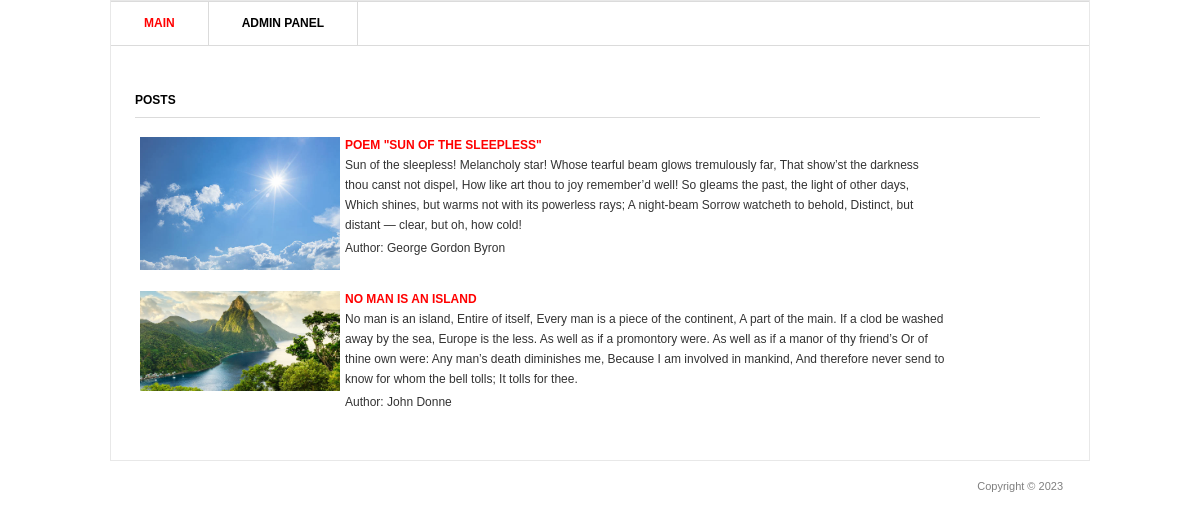
The page / on the database its author committed.
### blog/models.py (models this page shows, shortened)
class Post(models.Model):
    title = models.CharField('Post title', max_length=100)
    description = models.TextField('Post text')
    author = models.CharField('Author`s name', max_length=100)
    date = models.DateField('Publication date')
    img = models.ImageField('Image', upload_to='image/%Y')
    class Meta:
        verbose_name = 'Post'
        verbose_name_plural = 'Posts'

### blog/views.py (the view)
# urls.py: urlpatterns = [path('', views.PostView.as_view()),
class PostView(View):
    def get(self, request):
        posts = Post.objects.all()
        return render(request, 'blog/blog.html', {'post_list': posts})

### templates/blog/blog.html (shortened to what this page needs)
{% load static %}
<html >
<head>
	<link rel="stylesheet" href="{% static 'css/style.css' %}" type="text/css" media="all" />
</head>
<body>
<div class="shell">
	<div class="border">
		<div id="navigation">
			<ul>
			    <li><a href="/" class="active">Main</a></li>
			    <li><a href="/admin">Admin panel</a></li>
			</ul>
		</div>
		<div id="main">
			<div id="content" class="left">
				<div class="projects">
					<h3>Posts</h3>
                    {% for post in post_list %}
					<div class="item">
						<div class="image left">
							<a href="#"><img src="{{ post.img.url }}" width="200px" /></a>
						</div>
						<div class="text left">
							<h4><a href="{{ post.id }}">{{ post.title }}</a></h4>
							<p>{{ post.description }}</p>
							<p>Author: {{ post.author }}</p>
						</div>
					</div>
					{% endfor %}
				</div>
			</div>
		</div>
	</div>
	<div id="footer">
		<p class="copy right">Copyright &copy;  2023 </p>
	</div>
</div>
</body>
</html>

### static/css/style.css (style rules this page uses)
* { margin: 0; padding: 0; outline:0; }
body { font-size: 12px; line-height: 20px; font-family: Georgia, Arial, Helvetica, Sans-Serif; color: #333; background: url() repeat 0 0; }
a { color: #ff0000; text-decoration: none; cursor:pointer; }
a img { border: 0; }
.left, .alignleft { float: left; display: inline; }
.right, .alignright { float: right; display: inline; }
.shell { width: 980px; margin: 0 auto; }
.border { border: 1px solid #e8e8e8; background: #fff; position: relative; }
#navigation { height: 43px; border-top: 1px solid #dbdbdb; border-bottom: 1px solid #dbdbdb; }
#navigation ul { list-style: none; }
#navigation ul li { float: left; height: 43px; border-right: 1px solid #dbdbdb; font-size: 12px; line-height: 43px; font-weight: bold; text-transform: uppercase; }
#navigation ul li a { float: left; height: 43px; color: #000; padding: 0 33px; }
#navigation ul li a:hover, #navigation ul li a.active { color: #ff0000; text-decoration: none; }
#main { width: 932px; padding: 37px 24px 17px 24px; }
#main h3 { font-size: 12px; line-height: 15px; color: #000; text-transform: uppercase; border-bottom: 1px solid #dbdbdb; padding: 0 0 9px 0; }
#content { width: 905px; }
.projects { padding: 10px 0 0 0; }
.projects h3 { margin: 0 0 17px 0; }
.projects .item { margin: 0 0 28px 0; }
.projects .image { width: 183px; height: 111px; border: 0px solid #dbdbdb; padding: 2px; margin: 0 20px 0 3px; }
.projects .text { width: 600px; }
.projects .text h4 { font-size: 12px; line-height: 15px; color: #333; text-transform: uppercase; padding: 3px 0 2px 0; }
.projects .text p { padding: 0 0 3px 0; }
#footer { font-family: Arial, sans-serif; font-size: 11px; line-height: 14px; color: #7f7f7f; padding: 18px 27px 20px 38px; }

### rows shown on the page
Post: img (picture), title "POEM \"SUN OF THE SLEEPLESS\"", description "Sun of the sleepless! Melancholy star! Whose tearful beam glows tremulously far, That show’st the darkness thou canst not dispel, How like art thou to joy remember’d well! So gleams the past, the light of other days, Which shines, but warms not with its powerless rays; A night-beam Sorrow watcheth to behold, Distinct, but distant — clear, but oh, how cold!", author "George Gordon Byron"
Post: img (picture), title "NO MAN IS AN ISLAND", description "No man is an island, Entire of itself, Every man is a piece of the continent, A part of the main. If a clod be washed away by the sea, Europe is the less. As well as if a promontory were. As well as if a manor of thy friend’s Or of thine own were: Any man’s death diminishes me, Because I am involved in mankind, And therefore never send to know for whom the bell tolls; It tolls for thee.", author "John Donne"
